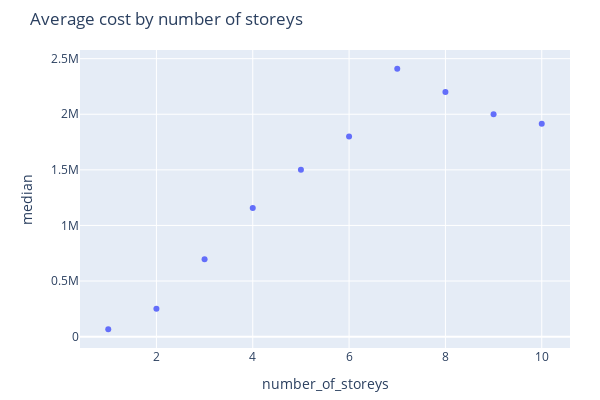

Here is the notebook cell this chart was saved with:
### Code cell
fig = px.scatter(avg_cost_by_storey_lt10, x="number_of_storeys", y="median",
                 title="Average cost by number of storeys",
                 labels={"mean":"Average reported cost of works"},
                 width=600, height=400
                )

fig.update_layout(
    margin={'t':50,'l':80,'b':10,'r':30}
)

fig.show()

### Figure 1 — Plotly figure (JSON) as saved in the notebook; plotly's stock layout.template omitted (floating-point values rounded to 4 significant figures)
{"data": [{"hovertemplate": "number_of_storeys=%{x}<br>median=%{y}<extra></extra>", "legendgroup": "", "marker": {"color": "#636efa", "symbol": "circle"}, "mode": "markers", "name": "", "orientation": "v", "showlegend": false, "type": "scatter", "x": [1, 2, 3, 4, 5, 6, 7, 8, 9, 10], "xaxis": "x", "y": [65590.0, 250000, 696286, 1157125, 1500000, 1800000, 2410059, 2200000, 2000000, 1914594], "yaxis": "y"}], "layout": {"height": 400, "legend": {"tracegroupgap": 0}, "margin": {"b": 10, "l": 80, "r": 30, "t": 50}, "title": {"text": "Average cost by number of storeys"}, "width": 600, "xaxis": {"anchor": "y", "domain": [0, 1], "title": {"text": "number_of_storeys"}}, "yaxis": {"anchor": "x", "domain": [0, 1], "title": {"text": "median"}}}}
